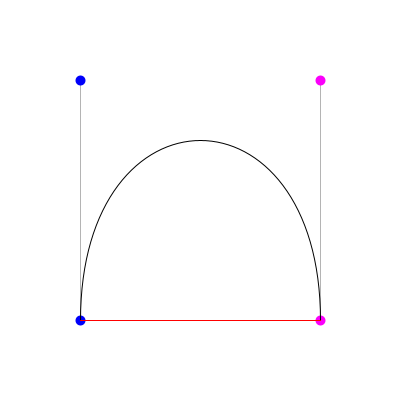
Frame 1 (no input)
Frame 60 (the mouse pressed at the canvas centre just before this capture): identical to frame 1, image omitted
Frame 120 (the mouse held since frame 60 and released just before this capture): identical to frame 1, image omitted

The Processing sketch that drew this single still picture (run headless with seeded random() and noise(); from frame 60 on, the mouse is pressed at the canvas centre):

// Processing sketch: processing_8681
// ── processing_8681.pde

float[] point1 = new float[] { 0.2, 0.8 };
float[] handler1 = new float[] { 0.2, 0.2 };
float[] point2 = new float[] { 0.8, 0.8 };
float[] handler2 = new float[] { 0.8, 0.2 };

boolean mouseP = false;
String selectedShape = "";

void setup() {
size(400,400);
}

void draw() {

  background(255);
  noFill();
  
  float mx = (float)mouseX/(float)width;
  float my = (float)mouseY/(float)height;
  
  if (selectedShape.equals("")&&(mousePressed)&&!mouseP) {
    if ( dist(mx,my,point1[0],point1[1]) < 0.01 ) {
      selectedShape = "p1";
    } else if ( dist(mx,my,point2[0],point2[1]) < 0.01 ) {
      selectedShape = "p2";
    } else if ( dist(mx,my,handler1[0],handler1[1]) < 0.01 ) {
      selectedShape = "h1";
    } else if ( dist(mx,my,handler2[0],handler2[1]) < 0.01 ) {
      selectedShape = "h2";
    }
    mouseP = true;
  } else if (!mousePressed) {
    selectedShape = "";
    mouseP = false;
  }
  
  if (!selectedShape.equals("")) {
    if (selectedShape.equals("p1")) { point1[0]=mx; point1[1]=my; }
    else if (selectedShape.equals("p2")) { point2[0]=mx; point2[1]=my; }
    else if (selectedShape.equals("h1")) { handler1[0]=mx; handler1[1]=my; }
    else if (selectedShape.equals("h2")) { handler2[0]=mx; handler2[1]=my; }
  }
  
  stroke(180);
  strokeWeight(1.0);
  line(point1[0]*width, point1[1]*height,handler1[0]*width, handler1[1]*height);
  line(point2[0]*width, point2[1]*height,handler2[0]*width, handler2[1]*height);
 
  strokeWeight(10.0); 
  stroke(0,0,250);
  point(point1[0]*width, point1[1]*height);
  point(handler1[0]*width, handler1[1]*height);
  stroke(250,0,250);
  point(handler2[0]*width, handler2[1]*height);
  point(point2[0]*width, point2[1]*height);
  
  stroke(0.0);
  strokeWeight(1.0);
  beginShape();
  vertex(point1[0]*width, point1[1]*height);
  bezierVertex(handler1[0]*width, handler1[1]*height, handler2[0]*width, handler2[1]*height, point2[0]*width, point2[1]*height);
  endShape();
  
  float[] nps = curveSmoothing(point1[0],point1[1],handler1[0],handler1[1],point2[0],point2[1],handler2[0],handler2[1],0.8F,"points");
  float[] inter = segmentsIntersection(point1[0],point1[1],handler1[0],handler1[1],point2[0],point2[1],handler2[0],handler2[1]);
  if (nps==null) {
      stroke(255,0,0);
      strokeWeight(1.0);
      line(point1[0]*width,point1[1]*height,point2[0]*width,point2[1]*height);
  } else {
      stroke(0,255,0);
      strokeWeight(5.0);
      point(inter[0]*width, inter[1]*height);
      stroke(0,0,250);
      point(nps[0]*width, nps[1]*height);
      stroke(250,0,250);
      point(nps[2]*width, nps[3]*height);
      stroke(0,250,0,150);
      strokeWeight(4.0);
      beginShape();
      vertex(point1[0]*width, point1[1]*height);
      bezierVertex(nps[0]*width, nps[1]*height, nps[2]*width, nps[3]*height, point2[0]*width, point2[1]*height);
      endShape();
  }
  
}



        public static float[] curveSmoothing(
			float point1x, float point1y, float handler1x, float handler1y,
			float point2x, float point2y, float handler2x, float handler2y,
                        float strength,
			String returnType /*distance, points*/
		) {
		float[] out = null;
		float[] intersection = 	segmentsIntersection(point1x,point1y,handler1x,handler1y,point2x,point2y,handler2x,handler2y);
		if (
			( Math.abs(PApplet.dist(handler1x,handler1y,handler2x,handler2y))>Math.abs(PApplet.dist(point1x,point1y,point2x,point2y)*strength) ) &&
			( intersection[2] == 1 )		
			) {
			float pdist = PApplet.dist(point1x,point1y,point2x,point2y)*strength;
			float hdist = PApplet.dist(handler1x,handler1y,handler2x,handler2y);
			float tokeep1 = PApplet.dist(handler1x,handler1y,intersection[0],intersection[1])*(pdist/hdist);
			float tokeep2 = PApplet.dist(handler2x,handler2y,intersection[0],intersection[1])*(pdist/hdist);
			float ndist1 = PApplet.dist(point1x,point1y,intersection[0],intersection[1])+tokeep1;
			float ndist2 = PApplet.dist(point2x,point2y,intersection[0],intersection[1])+tokeep2;
			if (returnType.equals("distance")) {
				out = new float[] { ndist1, ndist2 };
			} else if (returnType.equals("points")) {
				out = new float[] {0,0,0,0};
				float cangl = (float) Math.atan2( handler1y - point1y, handler1x - point1x );
				//new position of handler1
				out[0] = point1x + (float) (Math.cos(cangl))*ndist1;
				out[1] = point1y + (float) (Math.sin(cangl))*ndist1;
				//new position of handler 2
				cangl = (float) Math.atan2( handler2y - point2y, handler2x - point2x );
				out[2] = point2x + (float) (Math.cos(cangl))*ndist2;
				out[3] = point2y + (float) (Math.sin(cangl))*ndist2;
			} else {
				System.err.println("curveSmoothing, returnType:"+returnType+" unknown");
			}
		}
		return out;
	}
	
	public static float[] segmentsIntersection(
				float line1x1, float line1y1,
				float line1x2, float line1y2, 
				float line2x1, float line2y1,
				float line2x2, float line2y2) 
	{

		float[] out = new float[] { 0, 0, 0 };

			float[] l1 = computeLine(line1x1, line1y1, line1x2,line1y2);
			float[] l2 = computeLine(line2x1, line2y1, line2x2,line2y2);
			out[1] = (l1[0] * ((l2[1] - l1[1]) / (l1[0] - l2[0]))) + l1[1];
			out[0] = (out[1] - l1[1]) / l1[0];
			if (
				Float.isNaN(out[0]) || 
				Float.isNaN(out[1]) || 
				Float.isInfinite(out[0]) || 
				Float.isInfinite(out[1]) || 
				(out[0] == 0 && out[1] == 0)
				) {
				//if 2 points have the same position
				if ((line1x1 == line2x1)&& (line1y1 == line2y1)) {
					out[0] = line1x1;
					out[1] = line1y1;
				} else if ((line2x1 == line1x2)&& (line2y1 == line1y2)) {
					out[0] = line1x2;
					out[1] = line1y2;
				} else if ((line1x2 == line2x2)&& (line1y2 == line2y2)) {
					out[0] = line1x2;
					out[1] = line1y2;
				} else if ((line1x1 == line2x2)&& (line1y1 == line2y2)) {
					out[0] = line1x1;
					out[1] = line1y1;
				} else {
					out[0] = line1x1+ ((line1x2 - line1x1) * 0.5F);
					out[1] = line2y2+ ((line2y1 - line2y2) * 0.5F);
					out[2] = -1;
				}
			}
		//is out belongs to both lines?
		// < 0.00001 allows calculation errors...
		if (
			( 
			( PApplet.dist(out[0], out[1], line1x1, line1y1) + PApplet.dist(out[0], out[1], line1x2, line1y2) - PApplet.dist(line1x1, line1y1, line1x2, line1y2) ) < 0.00001
			) && (
			( PApplet.dist(out[0], out[1], line2x1, line2y1) + PApplet.dist(out[0], out[1], line2x2, line2y2) - PApplet.dist(line2x1, line2y1, line2x2, line2y2) ) < 0.00001
			) && ( out[2] != -1 )
		) { out[2] = 1; }
		if  ( out[2] == -1 ) { out[2] = 0; }

		return out;
	}
	
	public static float[] computeLine(float x1, float y1, float x2, float y2) {
		float[] out = new float[2];
		out[0] = (y1 - y2) / (x1 - x2);
		out[1] = y1 - (out[0] * x1);
		return out;
	}
